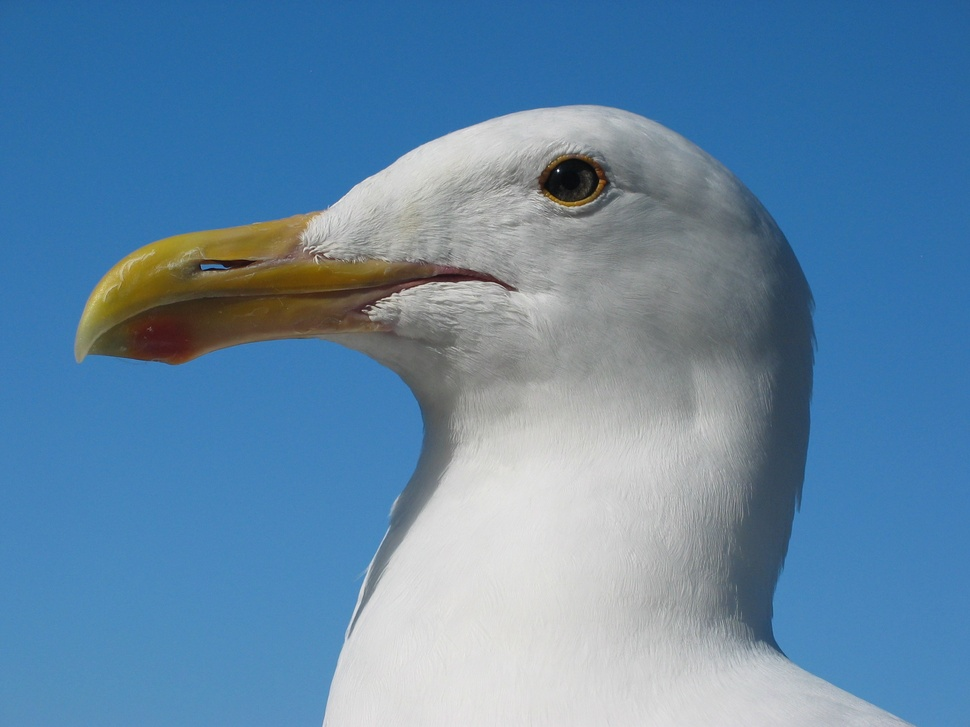
#> input picture Gull_portrait_ca_usa.jpg, 970 x 727 px, shrunk from 2272 x 1704 before the run
$ jupyter execute lowhigh.ipynb
#> lines starting #> are read from the running program, lines starting #| are printed output that depends on the picture; after the words box and inside, x2 and y2 are one past the last pixel; in counts of white or black regions, pixels touching at a corner belong together
[cell 1]
# transform image into frequency domain using Fourier
# multiply with a filter H(u,v)
# H(u,v) will equal 1 if D(u,v) smaller than or equalD0
# H(u,v) will equal 0 if D(u,v) greater than D0
# D is the radius from the center
# D0 is the cut off freq and it should be positive
# D = [(u - M / 2) ** 2 + (v - N / 2) ** 2] ** (1/2)
# take the inverse Fourier's Transform

[cell 2]
from numpy.fft import fft2, fftshift, ifftshift, ifft2
import numpy as np
import matplotlib.pyplot as plt
import cv2 as cv

[cell 3]
# image1_path = "jocelyn-morales-mGmhfO2CVV8-unsplash (1).jpg"
image2_path = "Gull_portrait_ca_usa.jpg"
# image1 = cv.imread(image1_path, 0)
image2 = cv.imread(image2_path, 0)
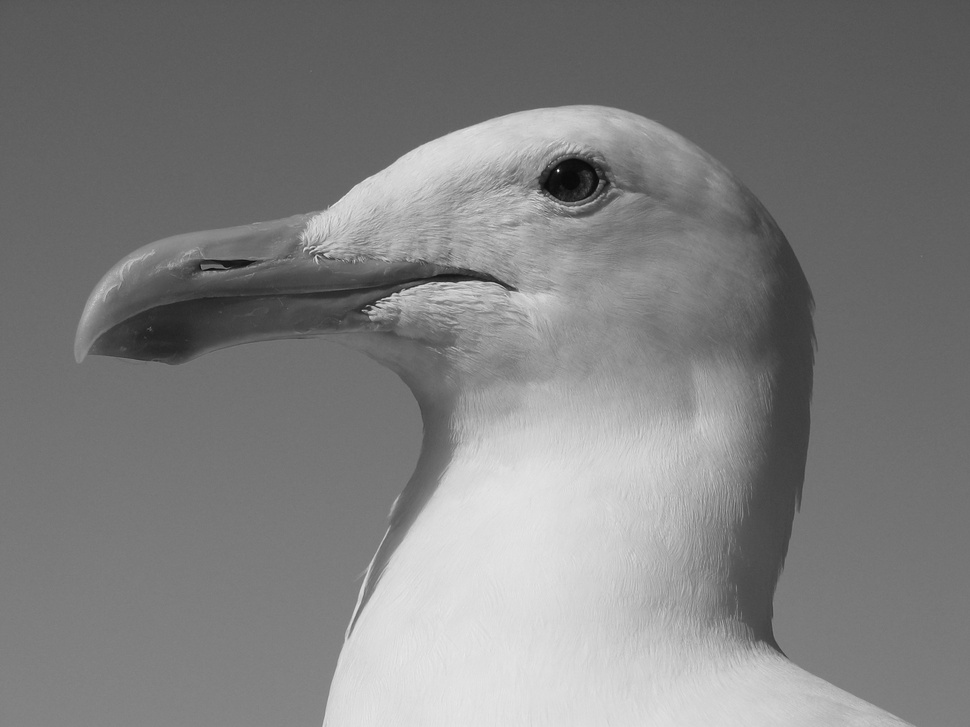
#> image2: shape (727, 970); min 6, max 255, mean 127

[cell 4]
image2_freq = fft2(image2)
image2_freq_shift = fftshift(image2_freq)
plt.imshow(np.log1p(np.abs(image2_freq_shift)), cmap='gray')
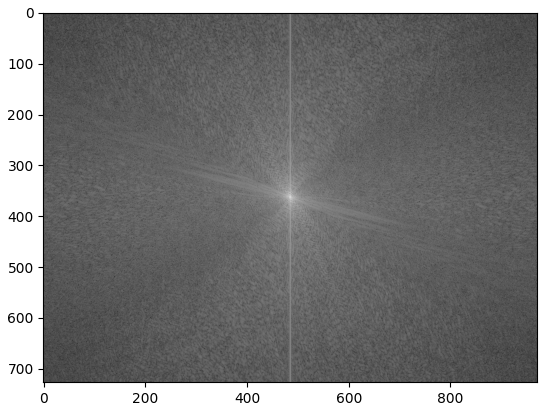
#> figure drawn by matplotlib, 1 panel

[cell 5]
M,N = image2.shape  # M is number of rows and N is the number of columns
#> M = 727; N = 970
D0 = 200
H = np.zeros((M,N), dtype=np.float32)
for u in range(M):
    for v in range(N):
        D = ((u - M / 2) ** 2 + (v - N / 2) ** 2) ** (1 / 2)
        if D <= D0:
            H[u,v] = 1
        else:
            H[u,v] = 0
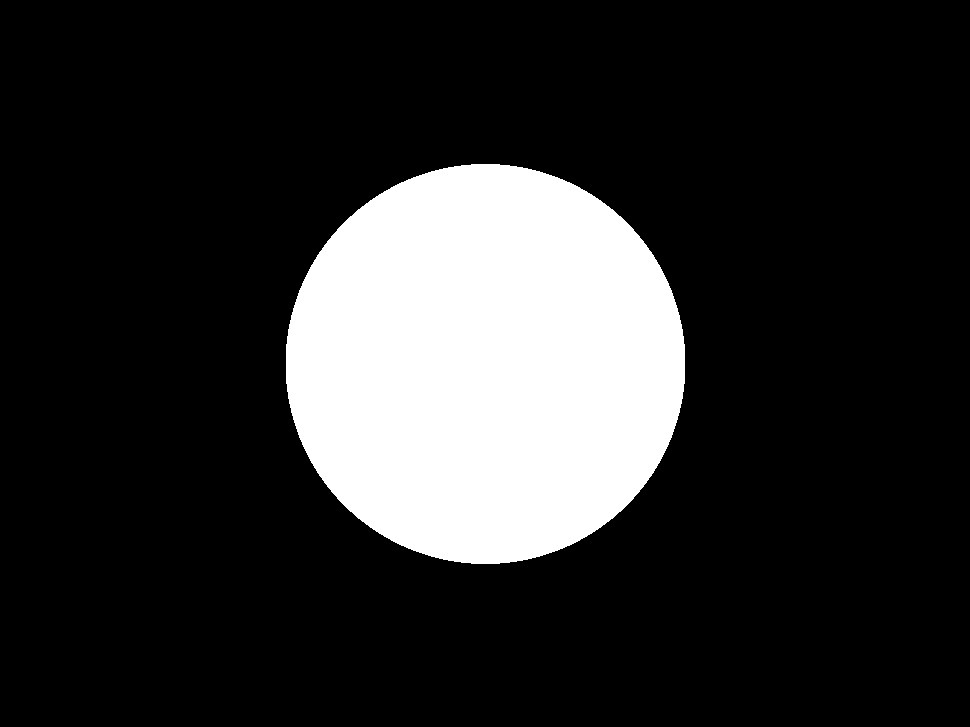
#> H: shape (727, 970) float32; values 0 (black) and 1 (white), 17.8% white; 1 white region, box (x1, y1, x2, y2) and area: (286, 164, 685, 564) 125660

fig = plt.figure()
fig.add_subplot(1, 2, 1)
plt.imshow(H, cmap='gray')
fig.add_subplot(1, 2, 2)
plt.imshow(1 - H, cmap='gray') # highpass
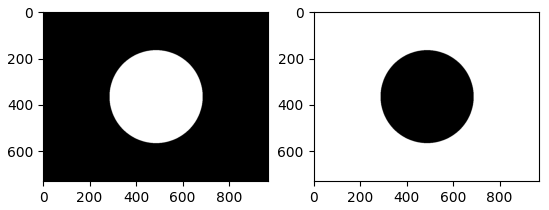
#> figure drawn by matplotlib, 2 panels

[cell 6]
G_shift = H * image2_freq_shift
fig = plt.figure()
fig.add_subplot(1, 2, 1)
plt.imshow(np.log1p(np.abs(G_shift)), cmap='gray')
fig.add_subplot(1, 2, 2)
G2_shift = (1 - H) * image2_freq_shift
plt.imshow(np.log1p(np.abs(G2_shift)), cmap='gray')
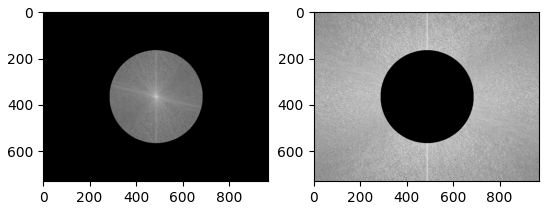
#> figure drawn by matplotlib, 2 panels

[cell 7]
G = ifftshift(G_shift)
G2 = ifftshift(G2_shift)
fig = plt.figure()
fig.add_subplot(1, 2, 1)
plt.imshow(np.log1p(np.abs(G)), cmap='gray')
fig.add_subplot(1, 2, 2)
G2_shift = (1 - H) * image2_freq_shift
plt.imshow(np.log1p(np.abs(G2)), cmap='gray')
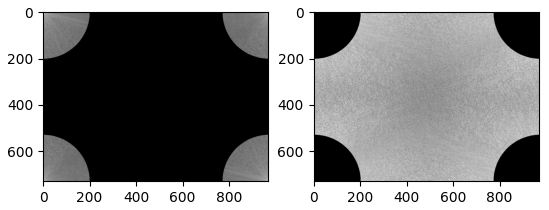
#> figure drawn by matplotlib, 2 panels

[cell 8]
g = ifft2(G)
g2 = ifft2(G2)
fig = plt.figure()
fig.add_subplot(1, 2, 1)
plt.imshow(np.abs(g), cmap='gray')
fig.add_subplot(1, 2, 2)
G2_shift = (1 - H) * image2_freq_shift
plt.imshow(np.abs(g2), cmap='gray')
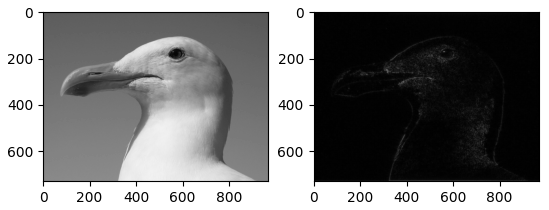
#> figure drawn by matplotlib, 2 panels

[cell 9]
# transform image into frequency domain using Fourier
# multiply with a filter H(u,v)
# H(u,v) will equal 1 if D(u,v) smaller than or equalD0
# H(u,v) will equal 0 if D(u,v) greater than D0
# D is the radius from the center
# D0 is the cut off freq and it should be positive
# D = [(u - M / 2) ** 2 + (v - N / 2) ** 2] ** (1/2)
# take the inverse Fourier's Transform
"""
Low pass filter removes the high frequency components that means it keeps low frequency components.
It is used for smoothing the image.
It is used to smoothen the image by attenuating high frequency components and preserving low frequency components.

High pass filter removes the low frequency components that means it keeps high frequency components.
It is used for sharpening the image.
It is used to sharpen the image by attenuating low frequency components and preserving high frequency components.
"""

from numpy.fft import fft2, fftshift, ifftshift, ifft2
import numpy as np
import matplotlib.pyplot as plt
import cv2 as cv

# -----------------reading the image-----------
image_path = "Gull_portrait_ca_usa.jpg"
image = cv.imread(image_path, 0)


# -----------------function to calculate the filter

def filter(img, cut_off_freq = 50):
#> called with cut_off_freq = 50
    M, N = img.shape
#> M = 727; N = 970
    H = np.zeros((M, N), dtype = np.float32)
    D0 = cut_off_freq
    for u in range(M):
        for v in range(N):
            D = ((u - M / 2) ** 2 + (v - N / 2) ** 2) ** (1 / 2)
            if D <= D0:
                H[u,v] = 1
            else:
                H[u,v] = 0
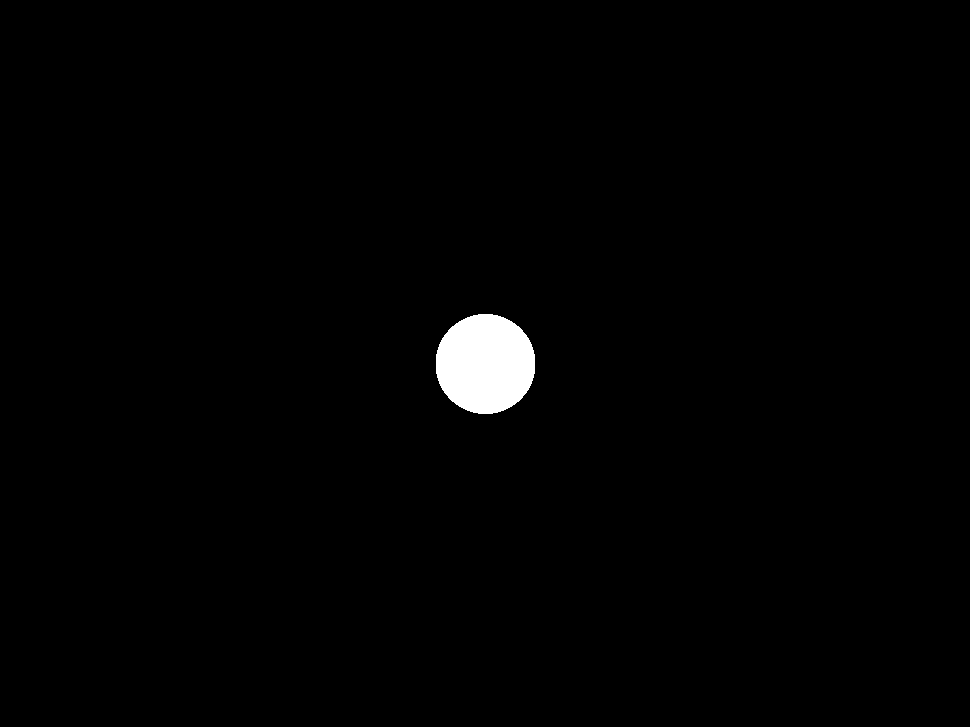
#> H: shape (727, 970) float32; values 0 (black) and 1 (white), 1.1% white; 1 white region, box (x1, y1, x2, y2) and area: (436, 314, 535, 414) 7856

    lowpass_filter = H
    highpass_filter = 1 - H

    image_FT = fft2(img)
    image_FT_shift = fftshift(image_FT)
    G_shift_low = image_FT_shift * lowpass_filter
    G_shift_high = image_FT_shift * highpass_filter
    g_low = ifft2(ifftshift(G_shift_low))
    g_high = ifft2(ifftshift(G_shift_high))

    return g_low, g_high
# ------------------------------testing it---
low, high = filter(image)
fig = plt.figure()
fig.add_subplot(1, 2, 1)
plt.axis("off")
plt.imshow(np.abs(low), cmap= 'gray')
fig.add_subplot(1, 2, 2)
plt.axis("off")
plt.imshow(np.abs(high), cmap= 'gray')
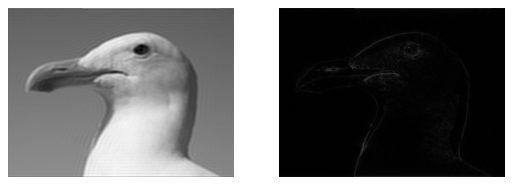
#> figure drawn by matplotlib, 2 panels
